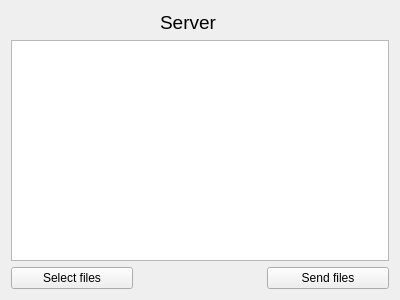
<?xml version="1.0" encoding="UTF-8"?>
<ui version="4.0">
 <class>Widget</class>
 <widget class="QWidget" name="Widget">
  <property name="geometry">
   <rect>
    <x>0</x>
    <y>0</y>
    <width>400</width>
    <height>300</height>
   </rect>
  </property>
  <property name="windowTitle">
   <string>Widget</string>
  </property>
  <layout class="QGridLayout" name="gridLayout">
   <item row="0" column="0">
    <spacer name="horizontalSpacer">
     <property name="orientation">
      <enum>Qt::Horizontal</enum>
     </property>
     <property name="sizeHint" stdset="0">
      <size>
       <width>120</width>
       <height>20</height>
      </size>
     </property>
    </spacer>
   </item>
   <item row="0" column="1">
    <widget class="QLabel" name="label">
     <property name="font">
      <font>
       <pointsize>14</pointsize>
      </font>
     </property>
     <property name="text">
      <string>    Server</string>
     </property>
    </widget>
   </item>
   <item row="0" column="2">
    <spacer name="horizontalSpacer_2">
     <property name="orientation">
      <enum>Qt::Horizontal</enum>
     </property>
     <property name="sizeHint" stdset="0">
      <size>
       <width>120</width>
       <height>20</height>
      </size>
     </property>
    </spacer>
   </item>
   <item row="2" column="0">
    <widget class="QPushButton" name="pushButtonSelect">
     <property name="text">
      <string>Select files</string>
     </property>
    </widget>
   </item>
   <item row="2" column="1">
    <spacer name="horizontalSpacer_3">
     <property name="orientation">
      <enum>Qt::Horizontal</enum>
     </property>
     <property name="sizeHint" stdset="0">
      <size>
       <width>121</width>
       <height>20</height>
      </size>
     </property>
    </spacer>
   </item>
   <item row="2" column="2">
    <widget class="QPushButton" name="pushButtonSend">
     <property name="text">
      <string>Send files</string>
     </property>
    </widget>
   </item>
   <item row="1" column="0" colspan="3">
    <widget class="QTextEdit" name="textEdit"/>
   </item>
  </layout>
 </widget>
 <layoutdefault spacing="6" margin="11"/>
 <resources/>
 <connections/>
</ui>
